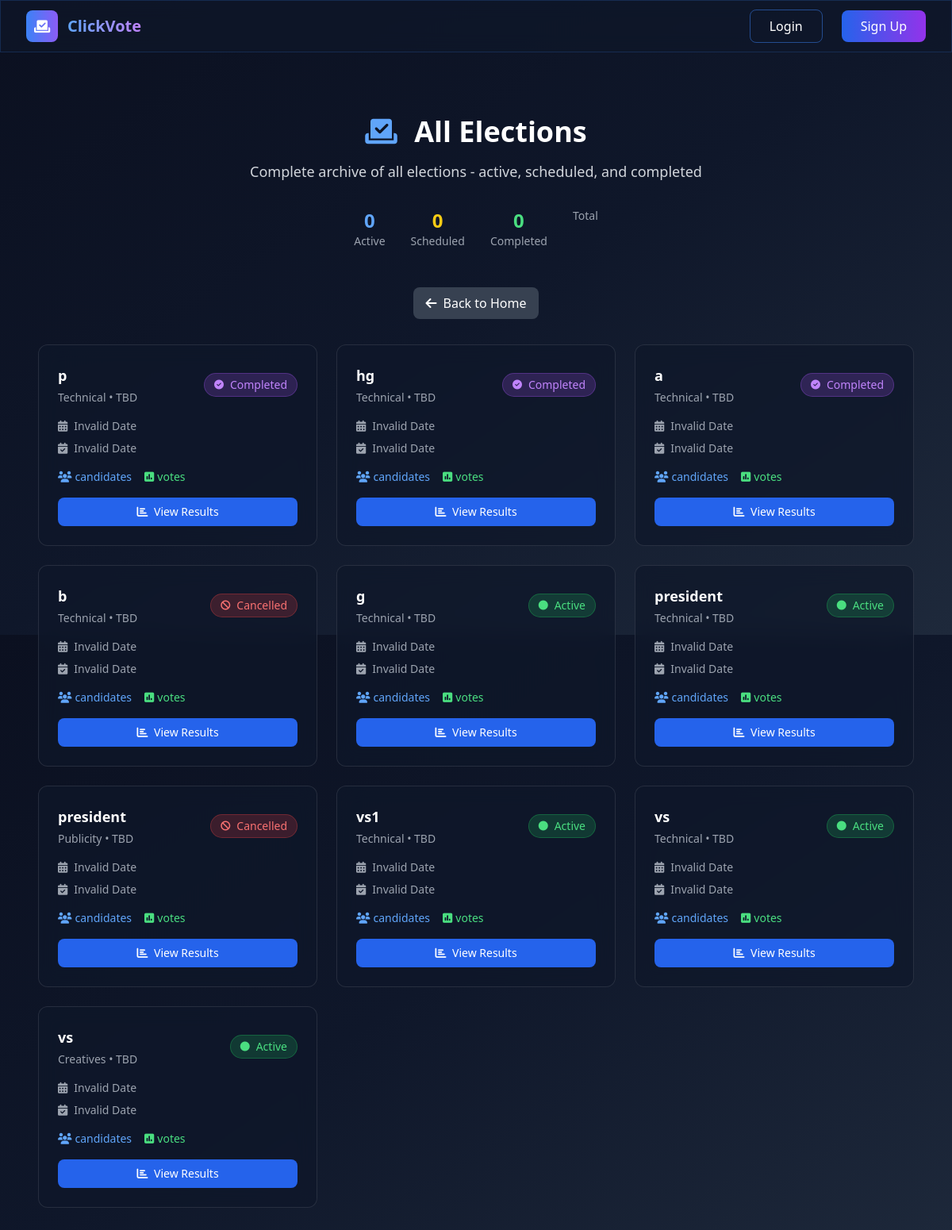
/all_elections, run on the app's committed database.
### tables this page shows
CREATE TABLE elections (
                id INTEGER PRIMARY KEY AUTOINCREMENT,
                title TEXT,
                category TEXT,
                start_time TEXT NOT NULL,
                end_time TEXT NOT NULL,
                created_by INTEGER,
                candidate_limit INTEGER DEFAULT 10,
                status TEXT DEFAULT 'active',
                cancelled_at TEXT,
                cancelled_by INTEGER,
                created_at TIMESTAMP DEFAULT CURRENT_TIMESTAMP, paused_at TEXT, paused_by INTEGER, resumed_at TEXT, resumed_by INTEGER,
                FOREIGN KEY (created_by) REFERENCES users (id)
            );

### app.py (the view)
@app.route("/all_elections")
def all_elections():
    elections = query("SELECT * FROM elections ORDER BY start_time DESC")
    ongoing, scheduled, ended = classify_elections(elections)
    all_elections = ongoing + scheduled + ended
    return render_template("all_elections.html", elections=all_elections)

### app.py (called while the page is built)
def get_db():
    conn = sqlite3.connect('voting.db', timeout=30)
    conn.row_factory = sqlite3.Row
    return conn

def exec_sql(sql, args=(), fetch=False, one=False):
    db = get_db()
    cur = db.execute(sql, args)
    if fetch:
        rows = cur.fetchall()
        cur.close()
        return rows[0] if one and rows else rows
    else:
        db.commit()
        last = cur.lastrowid
        cur.close()
        return last

def query(sql, args=(), one=False):
    return exec_sql(sql, args, fetch=True, one=one)

def parse_iso(s):
    try:
        dt = datetime.fromisoformat((s or "").replace("Z", ""))
        if dt.tzinfo is None:
            dt = dt.replace(tzinfo=timezone.utc)
        return dt.astimezone(timezone.utc)
    except Exception:
        pass
        return None

def now_utc():
    return datetime.now(timezone.utc)

@app.context_processor
def inject_unread_notifications():
    try:
        uid = session.get('user_id')
        if not uid:
            return {}
        row = query('SELECT COUNT(*) AS c FROM notifications WHERE user_id=? AND read=0', (uid,), one=True)
        return {'unread_notifications': row['c'] if row else 0}
    except Exception:
        return {'unread_notifications': 0}

def to_ist(dt):
    try:
        if dt.tzinfo is None:
            dt = dt.replace(tzinfo=timezone.utc)
        return dt.astimezone(IST)
    except Exception:
        pass
        return dt

@app.template_filter("istfmt")
def istfmt(value):
    try:
        dt = parse_iso(value)
        dt = to_ist(dt)
        return dt.strftime("%d %b %Y, %I:%M %p IST")
    except Exception:
        pass
        return value

def classify_elections(rows):
    now = now_utc()
    ongoing, scheduled, ended = [], [], []
    for e in rows:
        status = e['status'] if 'status' in e.keys() else None
        if status == 'cancelled':
            ended.append(e)  # Cancelled elections go to "ended" section
            continue
        s = parse_iso(e["start_time"]); t = parse_iso(e["end_time"])
        if s and t:
            if s <= now <= t: ongoing.append(e)
            elif now < s: scheduled.append(e)
            else: ended.append(e)
    return ongoing, scheduled, ended

### templates/all_elections.html (shortened to what this page needs)
{% extends "base.html" %}
{% block content %}
<div class="min-h-screen gradient-bg py-12">
  <div class="container mx-auto px-4 max-w-6xl">
    <div class="text-center mb-12">
      <h1 class="text-4xl font-bold text-white mb-4 animate-fade-in">
        <i class="fas fa-vote-yea text-blue-400 mr-3"></i>
        All Elections
      </h1>
      <p class="text-gray-300 text-lg animate-slide-up">
        Complete archive of all elections - active, scheduled, and completed
      </p>
      <div class="flex justify-center mt-8 space-x-8">
        <div class="text-center">
          <div class="text-2xl font-bold text-blue-400">{{ active_elections|length }}</div>
          <div class="text-gray-400 text-sm">Active</div>
        </div>
        <div class="text-center">
          <div class="text-2xl font-bold text-yellow-400">{{ scheduled_elections|length }}</div>
          <div class="text-gray-400 text-sm">Scheduled</div>
        </div>
        <div class="text-center">
          <div class="text-2xl font-bold text-green-400">{{ completed_elections|length }}</div>
          <div class="text-gray-400 text-sm">Completed</div>
        </div>
        <div class="text-center">
          <div class="text-gray-400 text-sm">Total</div>
        </div>
      </div>
    </div>
    <div class="flex justify-center mb-8">
      <a href="{{ url_for('index') }}"
         class="inline-flex items-center px-4 py-2 bg-gray-700 hover:bg-gray-600 rounded-lg text-white transition-colors">
        <i class="fas fa-arrow-left mr-2"></i>
        Back to Home
      </a>
    </div>
    {% if elections %}
    <div class="grid grid-cols-1 md:grid-cols-2 lg:grid-cols-3 gap-6 animate-slide-up">
      {% for election in elections %}
      <div class="glass-effect rounded-xl p-6 border border-white/10 hover:border-blue-500/30 transition-all duration-300 hover:transform hover:scale-105">
        <div class="flex items-center justify-between mb-4">
          <div>
            <h3 class="text-lg font-semibold text-white mb-1">{{ election.title or election.category }}</h3>
            <p class="text-gray-400 text-sm">{{ election.category }} • {{ election.year or "TBD" }}</p>
          </div>
          <div class="text-right">
            {% if election.status == 'active' %}
            <span class="inline-flex items-center px-3 py-1 bg-green-500/20 rounded-full text-green-400 text-sm font-medium border border-green-500/30">
              <i class="fas fa-circle text-xs mr-2 animate-pulse"></i>
              Active
            </span>
            {% elif election.status == 'scheduled' %}
            <span class="inline-flex items-center px-3 py-1 bg-blue-500/20 rounded-full text-blue-400 text-sm font-medium border border-blue-500/30">
              <i class="fas fa-calendar text-xs mr-2"></i>
              Scheduled
            </span>
            {% elif election.status == 'cancelled' %}
            <span class="inline-flex items-center px-3 py-1 bg-red-500/20 rounded-full text-red-400 text-sm font-medium border border-red-500/30">
              <i class="fas fa-ban text-xs mr-2"></i>
              Cancelled
            </span>
            {% else %}
            <span class="inline-flex items-center px-3 py-1 bg-purple-500/20 rounded-full text-purple-400 text-sm font-medium border border-purple-500/30">
              <i class="fas fa-check-circle text-xs mr-2"></i>
              Completed
            </span>
            {% endif %}
          </div>
        </div>
        <div class="mb-4 text-sm text-gray-400">
          <div class="flex items-center mb-2">
            <i class="fas fa-calendar-alt mr-2"></i>
            <span class="utc-time">{{ election.start_time|istfmt }}</span>
          </div>
          <div class="flex items-center">
            <i class="fas fa-calendar-check mr-2"></i>
            <span class="utc-time">{{ election.end_time|istfmt }}</span>
          </div>
        </div>
        <div class="flex items-center justify-between text-sm mb-4">
          <div class="flex items-center space-x-4">
            <span class="flex items-center text-blue-400">
              <i class="fas fa-users mr-1"></i>
              {{ election.candidate_count }} candidates
            </span>
            <span class="flex items-center text-green-400">
              <i class="fas fa-poll mr-1"></i>
              {{ election.vote_count }} votes
            </span>
          </div>
        </div>
        <div class="flex items-center space-x-2">
          <a href="{{ url_for('results', election_id=election.id) }}" class="flex-1 px-3 py-2 bg-blue-600 hover:bg-blue-700 rounded-lg text-white text-center transition-colors text-sm">
            <i class="fas fa-chart-bar mr-1"></i>
            View Results
          </a>
        </div>
      </div>
      {% endfor %}
    </div>
    {% endif %}
  </div>
</div>
{% endblock %}

### templates/base.html (style rules this page uses)
.glass-effect { backdrop-filter: blur(12px); background: rgba(15, 23, 42, 0.7); border: 1px solid rgba(59, 130, 246, 0.2); }

### data on the page
elections: title "p", category "Technical", year "TBD", status "paused" (drawn)
elections: title "hg", category "Technical", year "TBD", status "paused" (drawn)
elections: title "a", category "Technical", year "TBD", status "paused" (drawn)
elections: title "b", category "Technical", year "TBD", status "cancelled" (drawn)
elections: title "g", category "Technical", year "TBD", status "active" (drawn)
elections: title "president", category "Technical", year "TBD", status "active" (drawn)
elections: title "president", category "Publicity", year "TBD", status "cancelled" (drawn)
elections: title "vs1", category "Technical", year "TBD", status "active" (drawn)
elections: title "vs", category "Technical", year "TBD", status "active" (drawn)
elections: title "vs", category "Creatives", year "TBD", status "active" (drawn)

### other printed values
{{ active_elections|length }} "0"
{{ scheduled_elections|length }} "0"
{{ completed_elections|length }} "0"
